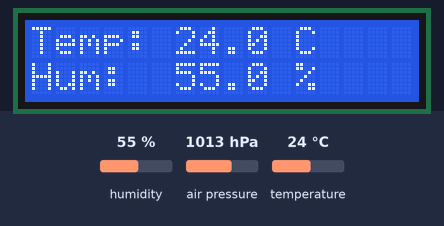
The program below on a simulated ESP32-C3. Shown: 16×2 character LCD. Wiring (inferred from the names in the program): BME280 sensor at I2C address 0x76. The test bench sets the inputs (shaded band); at power-on: humidity 55 %, temperature 24 °C, air pressure 1013 hPa. What the program prints to the serial monitor is not drawn.

Above: at 3.3 s.
3.4 s: humidity set to 22 %
At 4.5 s:
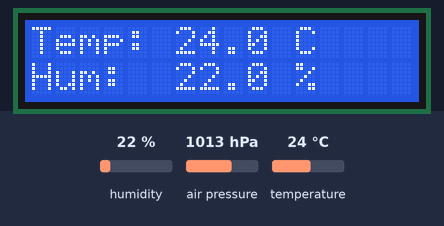
5.7 s: temperature set to 12 °C
At 7.4 s:
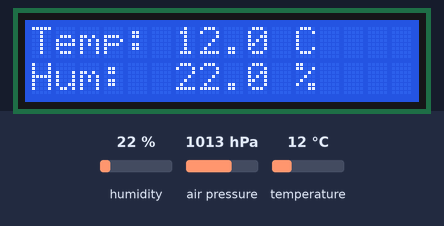
7.7 s: humidity set to 40 %
At 9.2 s:
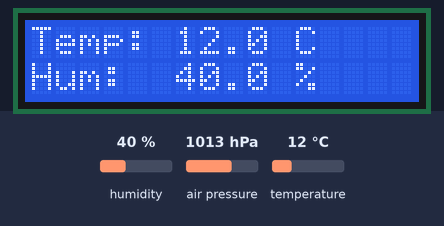
9.8 s: temperature set to 19 °C
At 10.9 s:
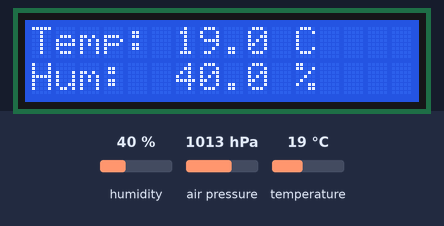
Timing chart, 0 to 12.8 s (numbered marks = the images above; inputs shaded):
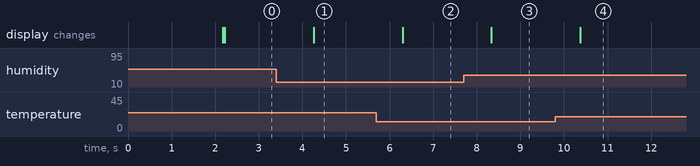

Measured:
- after the input at 3.4 s, the display: changes after 0.86 s (image 1)
- after the input at 5.7 s, the display: changes after 0.60 s (image 2)
- after the input at 7.7 s, the display: changes after 0.64 s (image 3)
- after the input at 9.8 s, the display: changes after 0.57 s (image 4)

The program:

main.cpp
```cpp
#include <Arduino.h>
#include <Wire.h>
#include <GyverBME280.h>

#include "LcdPcf8574.h"
#include "config.h"

GyverBME280 bme;

LcdPcf8574 lcd({
    Config::kI2cSdaPin,
    Config::kI2cSclPin,
    Config::kLcdI2cAddr,
    Config::kLcdCols,
    Config::kLcdRows,
});

void showOnLcd(float tempC, float humidity) {
  static char lastLine1[17] = {};
  static char lastLine2[17] = {};

  char line1[17];
  char line2[17];
  snprintf(line1, sizeof(line1), "Temp: %.1f C", tempC);
  snprintf(line2, sizeof(line2), "Hum:  %.1f %%", humidity);

  // Не дергаем LCD, если текст не изменился
  if (strcmp(line1, lastLine1) == 0 && strcmp(line2, lastLine2) == 0) {
    return;
  }

  strncpy(lastLine1, line1, sizeof(lastLine1));
  strncpy(lastLine2, line2, sizeof(lastLine2));
  lastLine1[16] = '\0';
  lastLine2[16] = '\0';

  lcd.show(line1, line2);
}

void setup() {
  Serial.begin(Config::kSerialBaud);
  delay(Config::kUsbCdcSettleMs);

  Serial.println();
  Serial.println("=================================");
  Serial.println("ESP32-C3 + GyverBME280 + LCD");
  Serial.printf("I2C SDA=GPIO%u SCL=GPIO%u\n",
                Config::kI2cSdaPin, Config::kI2cSclPin);
  Serial.flush();

  Wire.begin(Config::kI2cSdaPin, Config::kI2cSclPin);
  Wire.setClock(100000);

  if (lcd.begin()) {
    Serial.printf("LCD OK, addr 0x%02X\n", lcd.address());
    lcd.show("BME280", "Waiting...");
  } else {
    Serial.println("LCD FAIL");
  }

  if (bme.begin(Config::kBmeI2cAddr)) {
    Serial.println("BME280 OK");
  } else if (bme.begin(0x77)) {
    Serial.println("BME280 OK (addr 0x77)");
  } else {
    Serial.println("BME280 FAIL");
    lcd.show("BME280 FAIL", "Check wiring");
  }
  Serial.flush();
}

void loop() {
  const float tempC = bme.readTemperature();
  const float humidity = bme.readHumidity();
  const float pressurePa = bme.readPressure();

  showOnLcd(tempC, humidity);

  Serial.println("---------- BME280 ----------");
  Serial.printf("Temp:     %.2f C\n", tempC);
  Serial.printf("Humidity: %.2f %%\n", humidity);
  Serial.printf("Pressure: %.2f hPa\n", pressurePa / 100.0f);
  Serial.println("----------------------------");
  Serial.flush();

  delay(Config::kBmeReadIntervalMs);
}
```

config.h
```cpp
#pragma once

#include <Arduino.h>

namespace Config {
  constexpr unsigned long kSerialBaud = 115200;
  constexpr unsigned long kUsbCdcSettleMs = 2000;

  // Общая I2C-шина: SDA -> GPIO2, SCL -> GPIO1
  constexpr uint8_t kI2cSdaPin = 2;
  constexpr uint8_t kI2cSclPin = 1;

  // LCD1602 через PCF8574
  constexpr uint8_t kLcdI2cAddr = 0x27;
  constexpr uint8_t kLcdCols = 16;
  constexpr uint8_t kLcdRows = 2;

  // BME280
  constexpr uint8_t kBmeI2cAddr = 0x76;
  constexpr unsigned long kBmeReadIntervalMs = 2000;
}
```
